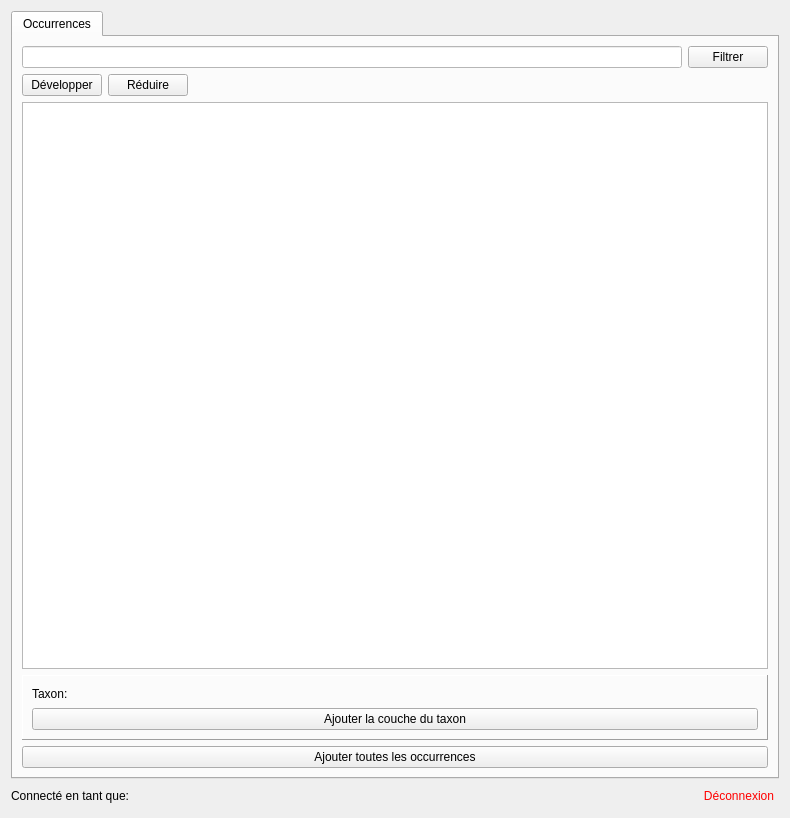
<?xml version="1.0" encoding="UTF-8"?>
<ui version="4.0">
 <class>TaxonTreeWidget</class>
 <widget class="QWidget" name="TaxonTreeWidget">
  <property name="geometry">
   <rect>
    <x>0</x>
    <y>0</y>
    <width>790</width>
    <height>818</height>
   </rect>
  </property>
  <property name="windowTitle">
   <string>Form</string>
  </property>
  <layout class="QVBoxLayout" name="verticalLayout_2">
   <item>
    <widget class="QTabWidget" name="tabWidget">
     <property name="currentIndex">
      <number>0</number>
     </property>
     <widget class="QWidget" name="occurrences_tab">
      <attribute name="title">
       <string>Occurrences</string>
      </attribute>
      <layout class="QVBoxLayout" name="verticalLayout">
       <item>
        <layout class="QHBoxLayout" name="horizontalLayout">
         <item>
          <widget class="QLineEdit" name="filter_edit">
           <property name="autoFillBackground">
            <bool>false</bool>
           </property>
           <property name="styleSheet">
            <string notr="true">background-color: rgb(255, 255, 255);</string>
           </property>
          </widget>
         </item>
         <item>
          <widget class="QPushButton" name="filter_button">
           <property name="text">
            <string>Filtrer</string>
           </property>
          </widget>
         </item>
        </layout>
       </item>
       <item>
        <layout class="QHBoxLayout" name="horizontalLayout_2">
         <item>
          <widget class="QPushButton" name="expand_button">
           <property name="text">
            <string>Développer</string>
           </property>
          </widget>
         </item>
         <item>
          <widget class="QPushButton" name="collapse_button">
           <property name="text">
            <string>Réduire</string>
           </property>
          </widget>
         </item>
         <item>
          <spacer name="horizontalSpacer">
           <property name="orientation">
            <enum>Qt::Horizontal</enum>
           </property>
           <property name="sizeHint" stdset="0">
            <size>
             <width>40</width>
             <height>20</height>
            </size>
           </property>
          </spacer>
         </item>
        </layout>
       </item>
       <item>
        <widget class="QTreeView" name="taxon_treeview">
         <property name="alternatingRowColors">
          <bool>true</bool>
         </property>
        </widget>
       </item>
       <item>
        <widget class="QFrame" name="frame">
         <property name="frameShape">
          <enum>QFrame::Panel</enum>
         </property>
         <property name="frameShadow">
          <enum>QFrame::Raised</enum>
         </property>
         <layout class="QGridLayout" name="gridLayout" rowstretch="0,0,0,0">
          <item row="0" column="0">
           <widget class="QLabel" name="label_3">
            <property name="text">
             <string>Taxon:</string>
            </property>
           </widget>
          </item>
          <item row="3" column="0" colspan="3">
           <widget class="QPushButton" name="wfs_button">
            <property name="text">
             <string>Ajouter la couche du taxon</string>
            </property>
           </widget>
          </item>
          <item row="0" column="1" colspan="2">
           <widget class="QLabel" name="taxon_label">
            <property name="font">
             <font>
              <family>Cantarell</family>
              <pointsize>11</pointsize>
              <weight>75</weight>
              <italic>false</italic>
              <bold>true</bold>
              <kerning>true</kerning>
             </font>
            </property>
            <property name="styleSheet">
             <string notr="true">font: 600 11pt &quot;Cantarell&quot;;</string>
            </property>
            <property name="text">
             <string/>
            </property>
            <property name="alignment">
             <set>Qt::AlignCenter</set>
            </property>
           </widget>
          </item>
         </layout>
        </widget>
       </item>
       <item>
        <widget class="QPushButton" name="all_occurrences_button">
         <property name="text">
          <string>Ajouter toutes les occurrences</string>
         </property>
        </widget>
       </item>
      </layout>
     </widget>
    </widget>
   </item>
   <item>
    <layout class="QHBoxLayout" name="horizontalLayout_3">
     <item>
      <widget class="QLabel" name="label">
       <property name="text">
        <string>Connecté en tant que:</string>
       </property>
      </widget>
     </item>
     <item>
      <widget class="QLabel" name="username_label">
       <property name="font">
        <font>
         <family>Cantarell</family>
         <pointsize>12</pointsize>
         <weight>9</weight>
         <italic>false</italic>
         <bold>false</bold>
        </font>
       </property>
       <property name="styleSheet">
        <string notr="true">font: 75 12pt &quot;Cantarell&quot;;</string>
       </property>
       <property name="text">
        <string/>
       </property>
      </widget>
     </item>
     <item>
      <spacer name="horizontalSpacer_2">
       <property name="orientation">
        <enum>Qt::Horizontal</enum>
       </property>
       <property name="sizeHint" stdset="0">
        <size>
         <width>40</width>
         <height>20</height>
        </size>
       </property>
      </spacer>
     </item>
     <item>
      <widget class="QPushButton" name="logout_button">
       <property name="styleSheet">
        <string notr="true">color: red;</string>
       </property>
       <property name="text">
        <string>Déconnexion</string>
       </property>
       <property name="checkable">
        <bool>false</bool>
       </property>
       <property name="flat">
        <bool>true</bool>
       </property>
      </widget>
     </item>
    </layout>
   </item>
  </layout>
 </widget>
 <resources/>
 <connections/>
</ui>
